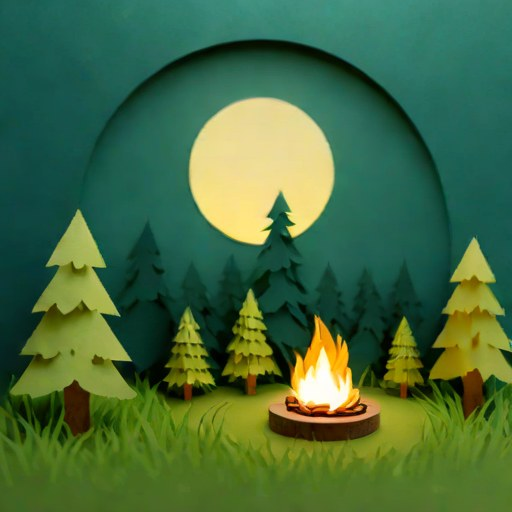
#> input picture frontend/src/assets/styles/paper_cutout.jpg, 512 x 512 px, given in place of styles, which was not available
$ python pixelize.py ../frontend/src/assets/styles
#> lines starting #> are read from the running program, lines starting #| are printed output that depends on the picture
"""Turn transparent layers into one big-pixel style, without AI.

All layers share one grid and one palette:
  1. the palette is taken from all layers together (k-means in Lab colour space)
  2. every block of `block` x `block` pixels becomes one pixel with the block's most frequent palette colour
  3. a block is opaque when more than half of it was opaque, otherwise transparent

Used by POST /pixelize (main.py). From the command line, first file = background:
    python pixelize.py background.png tower.png tree.png --block 4 --colors 16 --out pixel_assets
"""
from __future__ import annotations

import cv2
import numpy as np
from PIL import Image

OPAQUE = 127


def build_palette(layers: list[Image.Image], colors: int) -> np.ndarray:
    """Palette in Lab, shape (n, 3). Rare colours count more than their area, so a small flame keeps its colour."""
    pixels = [np.asarray(l)[..., :3][np.asarray(l)[..., 3] > OPAQUE] for l in layers]
    pixels = np.concatenate(pixels) if pixels else np.zeros((0, 3), np.uint8)
    if len(pixels) == 0:
        return np.zeros((1, 3), np.float32)
    bins, counts = np.unique(pixels >> 3, axis=0, return_counts=True)
    weight = np.maximum(1, np.sqrt(counts) / 4).astype(int)
    rgb = np.repeat((bins << 3) + 4, weight, axis=0).astype(np.uint8)
    lab = cv2.cvtColor(rgb[None], cv2.COLOR_RGB2LAB)[0].astype(np.float32)
    k = min(colors, len(bins))
    if k == len(bins):
        return np.unique(lab, axis=0)
    cv2.setRNGSeed(1)
    criteria = (cv2.TERM_CRITERIA_EPS + cv2.TERM_CRITERIA_MAX_ITER, 30, 0.5)
    _, _, centers = cv2.kmeans(lab, k, None, criteria, 3, cv2.KMEANS_PP_CENTERS)
    return centers


def pixelize(layers: list[Image.Image], block: int = 4, colors: int = 16) -> list[Image.Image]:
    """Layers in (any size, resized to the first one), small RGBA layers out: 1 block = 1 pixel."""
    if not layers:
        return []
    size = layers[0].size
    layers = [l.convert("RGBA") if l.size == size else l.convert("RGBA").resize(size) for l in layers]
    gw, gh = max(1, size[0] // block), max(1, size[1] // block)
    palette = build_palette(layers, colors)
    palette_rgb = cv2.cvtColor(palette[None].astype(np.uint8), cv2.COLOR_LAB2RGB)[0]
    out = []
    for layer in layers:
        a = np.asarray(layer.crop((0, 0, gw * block, gh * block)))
        lab = cv2.cvtColor(np.ascontiguousarray(a[..., :3]), cv2.COLOR_RGB2LAB).astype(np.float32)
        index = np.argmin(((lab[:, :, None] - palette[None, None]) ** 2).sum(-1), axis=-1)
        solid = a[..., 3] > OPAQUE
        votes = np.zeros((gh, gw, len(palette)), np.int32)
        for c in range(len(palette)):
            votes[..., c] = ((index == c) & solid).reshape(gh, block, gw, block).sum((1, 3))
        small = np.zeros((gh, gw, 4), np.uint8)
        small[..., :3] = palette_rgb[votes.argmax(-1)]
        small[..., 3] = np.where(solid.reshape(gh, block, gw, block).mean((1, 3)) > 0.5, 255, 0)
        out.append(Image.fromarray(small))
    return out


def trim(layer: Image.Image) -> tuple[Image.Image, tuple[int, int]]:
    """Cut away the empty border. Returns the cut layer and its (x, y) on the grid."""
    box = layer.getchannel("A").getbbox() or (0, 0, 1, 1)
    return layer.crop(box), (box[0], box[1])


def used_colors(layers: list[Image.Image]) -> list[str]:
    colors = set()
    for layer in layers:
        a = np.asarray(layer.convert("RGBA"))
        for r, g, b in np.unique(a[a[..., 3] > 0][:, :3], axis=0):
            colors.add(f"#{r:02x}{g:02x}{b:02x}")
    return sorted(colors)


if __name__ == "__main__":
    import argparse
    import json
    from pathlib import Path

    ap = argparse.ArgumentParser(description="Pixelize layer files; the first file is the background.")
    ap.add_argument("images", nargs="+")
    ap.add_argument("--block", type=int, default=4)
    ap.add_argument("--colors", type=int, default=16)
    ap.add_argument("--out", default="pixel_assets")
    args = ap.parse_args()

    out = Path(args.out)
    out.mkdir(parents=True, exist_ok=True)
    small = pixelize([Image.open(p) for p in args.images], args.block, args.colors)
#> in pixelize, `size = layers[0].size`: size = (512, 512)
#> in pixelize, `layers = [l.convert("RGBA") if l.size == size else l.convert("RGBA").r..`: layers = 1 item
#> in pixelize, `gw, gh = max(1, size[0] // block), max(1, size[1] // block)`: gw = 128
#> in build_palette, `pixels = [np.asarray(l)[..., :3][np.asarray(l)[..., 3] > OPAQUE] for l..`: pixels = 1 item
#> in build_palette, `bins, counts = np.unique(pixels >> 3, axis=0, return_counts=True)`: counts = 3369 values, max 8139 at index 342, min 1 at index 27, mean 77.81
#> in build_palette, `weight = np.maximum(1, np.sqrt(counts) / 4).astype(int)`: weight = 3369 values, max 22 at index 342, min 1 at index 1, mean 1.44
#> in build_palette, `k = min(colors, len(bins))`: k = 16
#> in build_palette, `_, _, centers = cv2.kmeans(lab, k, None, criteria, 3, cv2.KMEANS_PP_CE..`: centers = 16 rows, first 8: [61.26, 108.5, 138.2], [181.8, 112.6, 157.6], [147.6, 107.4, 174.3], [94.96, 107.1, 163], [225.5, 121.7, 166.7], [120.9, 105.2, 170.7], [139.7, 162, 182.9], [124.9, 101.6, 136]
#> in pixelize, `palette = build_palette(layers, colors)`: palette has the same summary as centers in build_palette
#> in pixelize, `palette_rgb = cv2.cvtColor(palette[None].astype(np.uint8), cv2.COLOR_L..`: palette_rgb = 16 rows, first 8: [25, 64, 41], [164, 181, 120], [127, 147, 53], [69, 95, 27], [234, 223, 148], [94, 121, 34], [200, 105, 32], [64, 127, 101]
#> the loop in pixelize, `for layer in layers:` made 1 pass
#> pass 1, in pixelize, `lab = cv2.cvtColor(np.ascontiguousarray(a[..., :3]), cv2.COLOR_RGB2LAB..`:
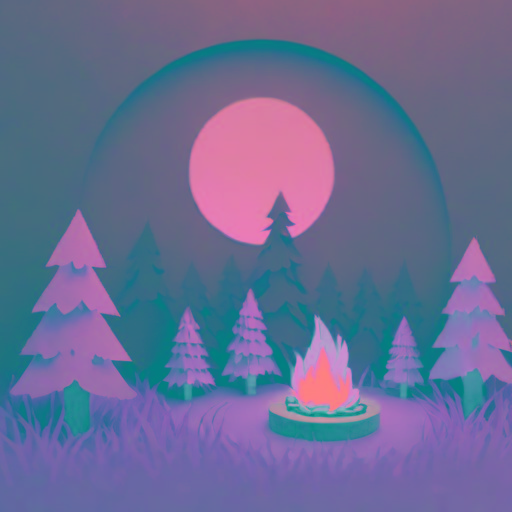
#> lab: shape (512, 512, 3) float32; mean R, G, B 105, 108.2, 147.3
#> pass 1, in pixelize, `index = np.argmin(((lab[:, :, None] - palette[None, None]) ** 2).sum(-..`:
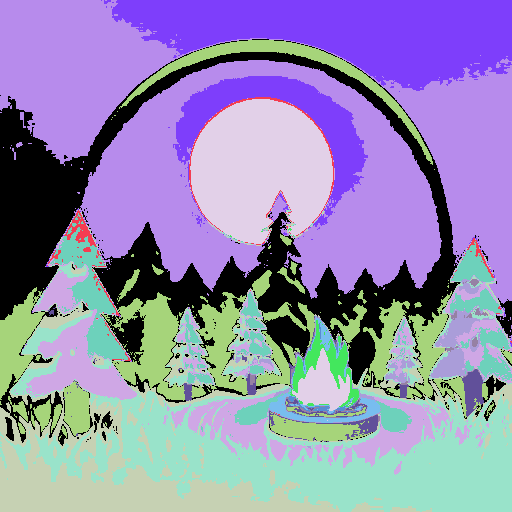
#> index: shape (512, 512) int64; 16 distinct labels, from 0 to 15; one colour per label, 0 black
#> after the loop in pixelize, `for layer in layers:`:
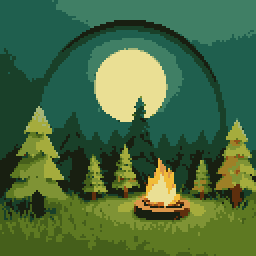
#> small: shape (128, 128, 4) (shown 2 times larger); mean R, G, B, A 71.8, 106.7, 62.6, 255
#> after the loop in pixelize, `for layer in layers:`: out = 1 item
#> small = 1 item
    items = []
    for depth, (path, layer) in enumerate(zip(args.images, small)):
        name = Path(path).stem.split("__")[0]
        cut, (x, y) = trim(layer)
        cut.save(out / f"{name}.png")
        items.append({"name": name, "file": f"{name}.png", "depth": depth, "x": x, "y": y, "width": cut.width, "height": cut.height})
#> this loop made 1 pass
#> (depth, path, name, box in trim, x, y) on pass 1: (0, '../frontend/src/assets/styles', 'styles', (0, 0, 128, 128), 0, 0)
#> after the loop, items = 1 item
    info = {"grid": list(small[0].size), "block": args.block, "palette": used_colors(small), "layers": items}
#> the loop in used_colors, `for layer in layers:` made 1 pass
#> after the loop in used_colors, `for layer in layers:`: colors = 16 items
    (out / "assets.json").write_text(json.dumps(info, indent=1))
    print(f"saved {len(items)} layers to {out}")
#| saved 1 layers to pixel_assets

$ run again, on frontend/src/assets/styles/pixel.png
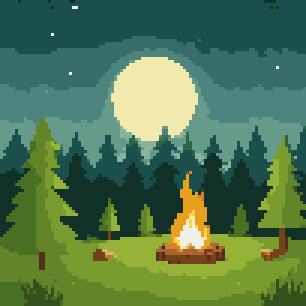
#> input picture frontend/src/assets/styles/pixel.png, 102 x 102 px, given in place of styles, which was not available (shown 3 times larger)
#> size = (102, 102)
#> layers = 1 item
#> gw = 25
#> pixels = 1 item
#> bins = 23 rows, first 8: [2, 6, 4], [3, 9, 9], [5, 12, 8], [6, 10, 3], [6, 13, 13], [9, 13, 4], [9, 16, 15], [10, 5, 3]; counts = 23 values, max 2274 at index 1, min 4 at index 11, mean 452.3
#> weight = 23 values, max 11 at index 1, min 1 at index 2, mean 3.78
#> rgb = 87 rows, first 8: [20, 52, 36], [20, 52, 36], [20, 52, 36], [20, 52, 36], [20, 52, 36], [20, 52, 36], [20, 52, 36], [20, 52, 36]
#> in build_palette, `lab = cv2.cvtColor(rgb[None], cv2.COLOR_RGB2LAB)[0].astype(np.float32)`: lab = 87 rows, first 8: [48, 111, 135], [48, 111, 135], [48, 111, 135], [48, 111, 135], [48, 111, 135], [48, 111, 135], [48, 111, 135], [48, 111, 135]
#> k = 16
#> centers = 16 rows, first 8: [75, 112, 123], [176, 99, 186], [178, 110, 136], [107.3, 107.7, 163.3], [237, 121.3, 156.4], [131, 107, 127], [187.3, 141, 191.3], [48, 111, 135]
#> palette has the same summary as centers in build_palette
#> palette_rgb = 16 rows, first 8: [28, 76, 77], [148, 181, 53], [141, 180, 155], [82, 107, 38], [242, 237, 181], [75, 133, 123], [231, 169, 58], [19, 52, 35]
#> the loop in pixelize, `for layer in layers:` made 1 pass
#> pass 1, in pixelize, `index = np.argmin(((lab[:, :, None] - palette[None, None]) ** 2).sum(-..`:
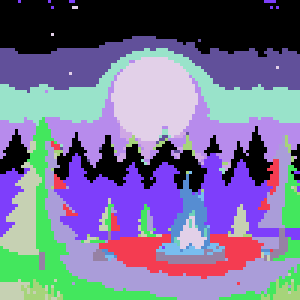
#> index: shape (100, 100) int64 (shown 3 times larger); 16 distinct labels, from 0 to 15; one colour per label, 0 black
#> after the loop in pixelize, `for layer in layers:`:
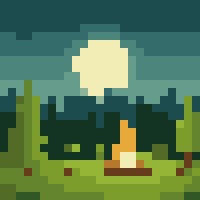
#> small: shape (25, 25, 4) (shown 8 times larger); mean R, G, B, A 81.9, 118.5, 81.1, 255
#> after the loop in pixelize, `for layer in layers:`: out = 1 item
#> the loop `for depth, (path, layer) in enumerate(zip(args.images, small)):` made 1 pass
#> (depth, path, name, box in trim, x, y) on pass 1: (0, '../frontend/src/assets/styles', 'styles', (0, 0, 25, 25), 0, 0)
#> the loop in used_colors, `for layer in layers:` made 1 pass
#> after the loop in used_colors, `for layer in layers:`: colors = 15 items
#| saved 1 layers to pixel_assets
